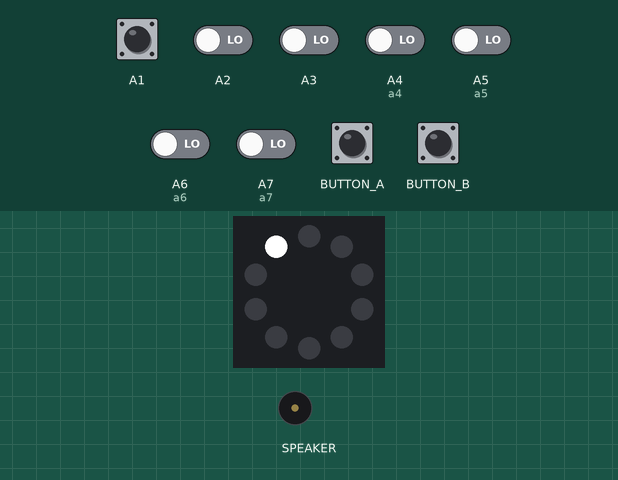
Recording of a program running on a simulated Circuit Playground running CircuitPython. Parts: the board's ring of 10 RGB LEDs (number 0 left of the top, counting anticlockwise), buzzer (waves = sounding). The inputs (shaded band) are chosen by the test bench; at power-on: A1–3, A4 (a4), A5 (a5), A6 (a6), A7 (a7) LOW. Random numbers come from a fixed seed; touch pads read as touched when driven HIGH.

Above: at 5.0 s.
5.1 s: button B pressed for 0.15 s
At 5.36 s:
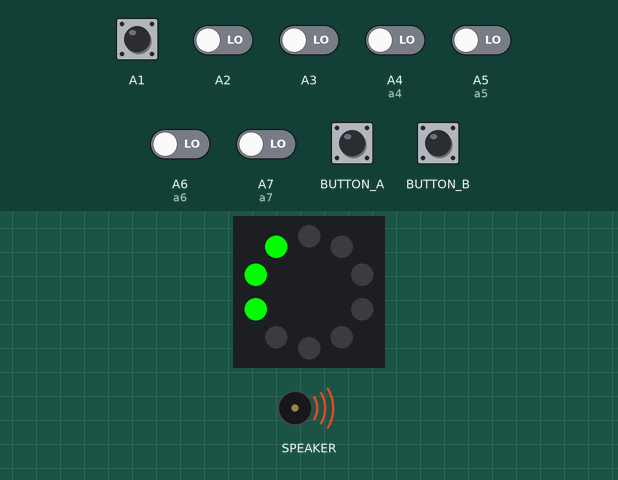
At 6.1 s:
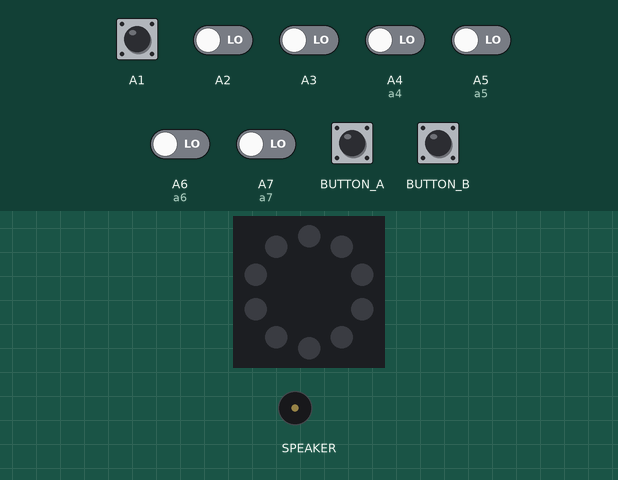
8.2 s: A1 pulled HIGH for 0.15 s
At 8.32 s:
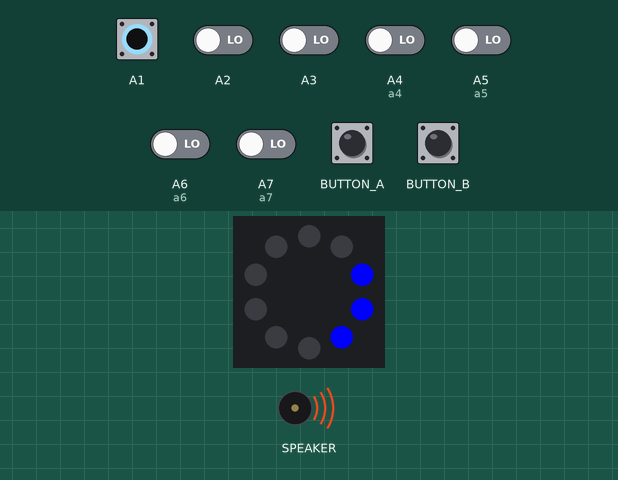
Timing chart, 0 to 11.5 s (numbered marks = the images above; inputs shaded):
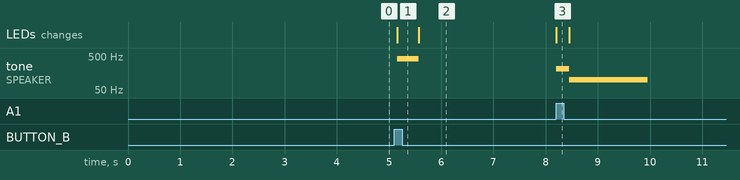

Measured:
- after the input at 5.1 s, tone on SPEAKER: silent → 415 Hz after 0.05 s, → silent 0.42 s later; the LEDs: change after 0.05 s (image 1)

The program:

simple_simon.py
```python
# (licence header left out)
import time
import random
import math
import board
from analogio import AnalogIn
from adafruit_circuitplayground.express import cpx

FAILURE_TONE        = 100
SEQUENCE_DELAY      = 0.8
GUESS_TIMEOUT       = 3.0
DEBOUNCE            = 0.250
SEQUENCE_LENGTH = {
  1 : 8,
  2 : 14,
  3 : 20,
  4 : 31
}
SIMON_BUTTONS = {
  1 : { 'pads':(4,5), 'pixels':(0,1,2), 'color':0x00FF00, 'freq':415 },
  2 : { 'pads':(6,7), 'pixels':(2,3,4), 'color':0xFFFF00, 'freq':252 },
  3 : { 'pads':(1, ), 'pixels':(5,6,7), 'color':0x0000FF, 'freq':209 },
  4 : { 'pads':(2,3), 'pixels':(7,8,9), 'color':0xFF0000, 'freq':310 },
}

def choose_skill_level():
    # Default
    skill_level = 1
    # Loop until button B is pressed
    while not cpx.button_b:
        # Button A increases skill level setting
        if cpx.button_a:
            skill_level += 1
            skill_level = skill_level if skill_level < 5 else 1
            # Indicate current skill level
            cpx.pixels.fill(0)
            for p in range(skill_level):
                cpx.pixels[p] = 0xFFFFFF
            time.sleep(DEBOUNCE)
    return skill_level

def new_game(skill_level):
    # Seed the random function with noise
    a4 = AnalogIn(board.A4)
    a5 = AnalogIn(board.A5)
    a6 = AnalogIn(board.A6)
    a7 = AnalogIn(board.A7)

    seed  = a4.value
    seed += a5.value
    seed += a6.value
    seed += a7.value

    random.seed(seed)

    # Populate the game sequence
    return [random.randint(1,4) for i in range(SEQUENCE_LENGTH[skill_level])]

def indicate_button(button, duration):
    # Turn them all off
    cpx.pixels.fill(0)
    # Turn on the ones for the given button
    for p in button['pixels']:
        cpx.pixels[p] = button['color']
    # Play button tone
    if button['freq'] == None:
        time.sleep(duration)
    else:
        cpx.play_tone(button['freq'], duration)
    # Turn them all off again
    cpx.pixels.fill(0)

def show_sequence(sequence, step):
    # Set tone playback duration based on current location
    if step <= 5:
        duration = 0.420
    elif step <= 13:
        duration = 0.320
    else:
        duration = 0.220

    # Play back sequence up to current step
    for b in range(step):
        time.sleep(0.05)
        indicate_button(SIMON_BUTTONS[sequence[b]], duration)

def cap_map(b):
    if b == 1: return cpx.touch_A1
    if b == 2: return cpx.touch_A2
    if b == 3: return cpx.touch_A3
    if b == 4: return cpx.touch_A4
    if b == 5: return cpx.touch_A5
    if b == 6: return cpx.touch_A6
    if b == 7: return cpx.touch_A7

def get_button_press():
    # Loop over all the buttons
    for button in SIMON_BUTTONS.values():
        # Loop over each pad
        for pad in button['pads']:
            if cap_map(pad):
                indicate_button(button, DEBOUNCE)
                return button
    return None

def game_lost(step):
    # Show button that should have been pressed
    cpx.pixels.fill(0)
    for p in SIMON_BUTTONS[sequence[step]]['pixels']:
        cpx.pixels[p] = SIMON_BUTTONS[sequence[step]]['color']

    # Play sad sound :(
    cpx.play_tone(FAILURE_TONE, 1.5)

    # And just sit here until reset
    while True:
        pass

def game_won():
    # Play 'razz' special victory signal
    for i in range(3):
        indicate_button(SIMON_BUTTONS[4], 0.1)
        indicate_button(SIMON_BUTTONS[2], 0.1)
        indicate_button(SIMON_BUTTONS[3], 0.1)
        indicate_button(SIMON_BUTTONS[1], 0.1)
    indicate_button(SIMON_BUTTONS[4], 0.1)
    indicate_button(SIMON_BUTTONS[2], 0.1)

    # Change tones to failure tone
    for button in SIMON_BUTTONS.values():
        button['freq'] = FAILURE_TONE

    # Continue for another 0.8 seconds
    for i in range(2):
        indicate_button(SIMON_BUTTONS[3], 0.1)
        indicate_button(SIMON_BUTTONS[1], 0.1)
        indicate_button(SIMON_BUTTONS[4], 0.1)
        indicate_button(SIMON_BUTTONS[2], 0.1)

    # Change tones to silence
    for button in SIMON_BUTTONS.values():
        button['freq'] = None

    # Loop lights forever
    while True:
        indicate_button(SIMON_BUTTONS[3], 0.1)
        indicate_button(SIMON_BUTTONS[1], 0.1)
        indicate_button(SIMON_BUTTONS[4], 0.1)
        indicate_button(SIMON_BUTTONS[2], 0.1)

# Initialize setup
cpx.pixels.fill(0)
cpx.pixels[0] = 0xFFFFFF
skill_level = choose_skill_level()
sequence = new_game(skill_level)
current_step = 1

#Loop forever
while True:
    # Show sequence up to current step
    show_sequence(sequence, current_step)

    # Read player button presses
    for step in range(current_step):
        start_guess_time = time.monotonic()
        guess = None
        while (time.monotonic() - start_guess_time < GUESS_TIMEOUT) and (guess == None):
            guess = get_button_press()
        if not guess == SIMON_BUTTONS[sequence[step]]:
            game_lost(sequence[step])

    # Advance the game forward
    current_step += 1
    if current_step > len(sequence):
        game_won()

    # Small delay before continuing
    time.sleep(SEQUENCE_DELAY)
```
